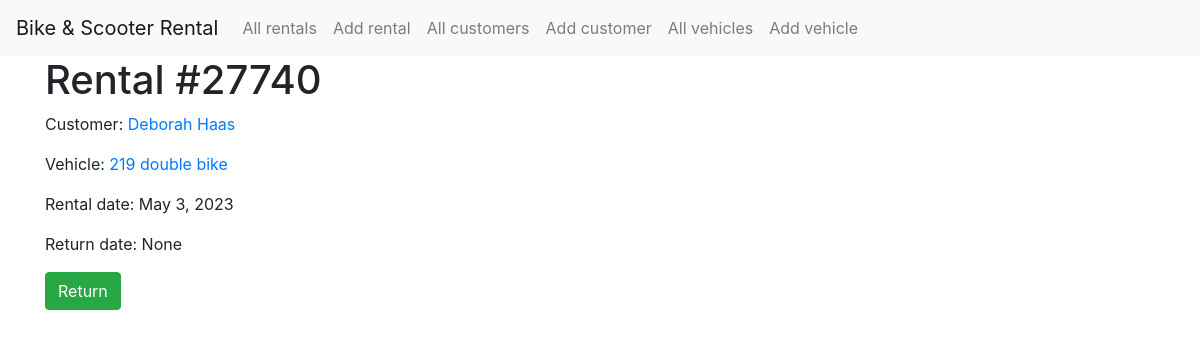
Screenshot of /rent/rental/27740 with the database file from the repository.
### rent/models.py (models this page shows, shortened)
class Rental(models.Model):
    rental_date = models.DateField()
    return_date = models.DateField(null=True, blank=True)
    customer = models.ForeignKey(Customer, related_name='customer', on_delete=models.CASCADE)
    vehicle = models.ForeignKey(Vehicle, related_name='vehicle', on_delete=models.CASCADE)

class Customer(models.Model):
    first_name = models.CharField(max_length=100)
    last_name = models.CharField(max_length=100)
    email = models.EmailField(unique=True)
    phone_number = PhoneNumberField()
    address = models.CharField(max_length=300)
    city = models.CharField(max_length=50)
    country = models.CharField(max_length=50)
    def __str__(self):
        return f"{self.first_name} {self.last_name}"

class Vehicle(models.Model):
    vehicle_type = models.ForeignKey(VehicleType, on_delete=models.CASCADE)
    vehicle_size = models.ForeignKey(VehicleSize, on_delete=models.CASCADE)
    date_created = models.DateTimeField(auto_now_add=True)
    real_cost = models.IntegerField()
    def __str__(self):
        return f"{self.id} {self.vehicle_size} {self.vehicle_type}"

class VehicleSize(models.Model):
    name = models.CharField(max_length=100)
    def __str__(self):
        return self.name

class VehicleType(models.Model):
    name = models.CharField(max_length=100)
    def __str__(self):
        return self.name

### rent/views.py (the view)
# urls.py: path('rent/rental/', views.all_rentals, name='all_rentals'),
def rental(request, pk):
    chosen_rental = Rental.objects.get(id=pk)
    if request.method == "POST":
        chosen_rental.return_date = datetime.datetime.now().date()
        chosen_rental.save()
    context = {
        'title': f'Rental #{chosen_rental.id}',
        'rental': chosen_rental,
    }
    return render(request, 'rent/rental.html', context)

### rent/templates/rent/rental.html (shortened to what this page needs)
{% extends 'rent/base.html' %}
{% block content %}
    <div class="container">
        <h1>Rental #{{ rental.id }}</h1>
        <p>Customer: <a href="{% url 'customer' rental.customer.id %}">{{ rental.customer }}</a></p>
        <p>Vehicle: <a href="{% url 'vehicle' rental.vehicle.id %}">{{ rental.vehicle }}</a></p>
        <p>Rental date: {{ rental.rental_date }}</p>
        <p>Return date: {{ rental.return_date }}</p>
        {% if not rental.return_date %}
            <form action="{% url 'rental' rental.id %}" method="post">
                <button type="submit" name="undone" class="btn btn-success">Return</button>
            </form>
        {% endif %}
    </div>
{% endblock content %}

### rent/static/rent/style.css (style rules this page uses)
a { text-decoration: none; }

### rows the page displays
Rental: id "27740", customer "Deborah Haas", vehicle "219 double bike", rental_date "May 3, 2023", return_date "None"
